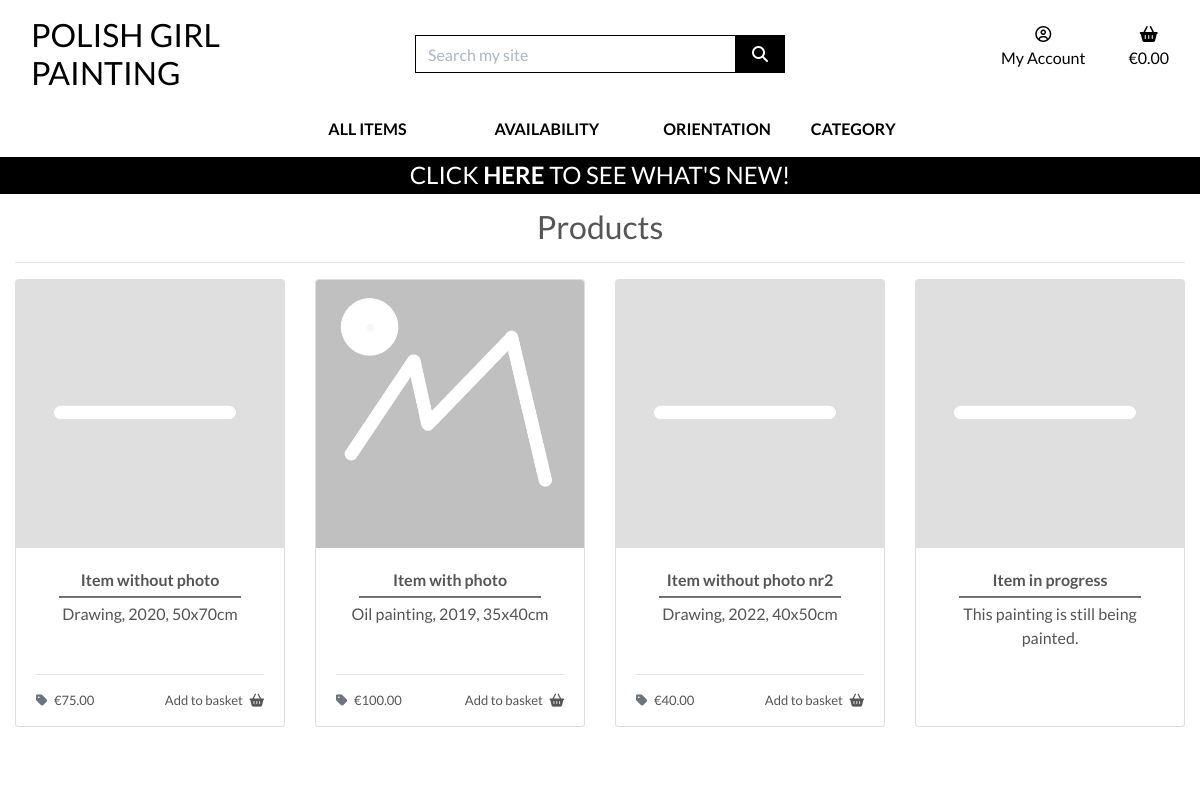
Before: /products/ with the older database file.
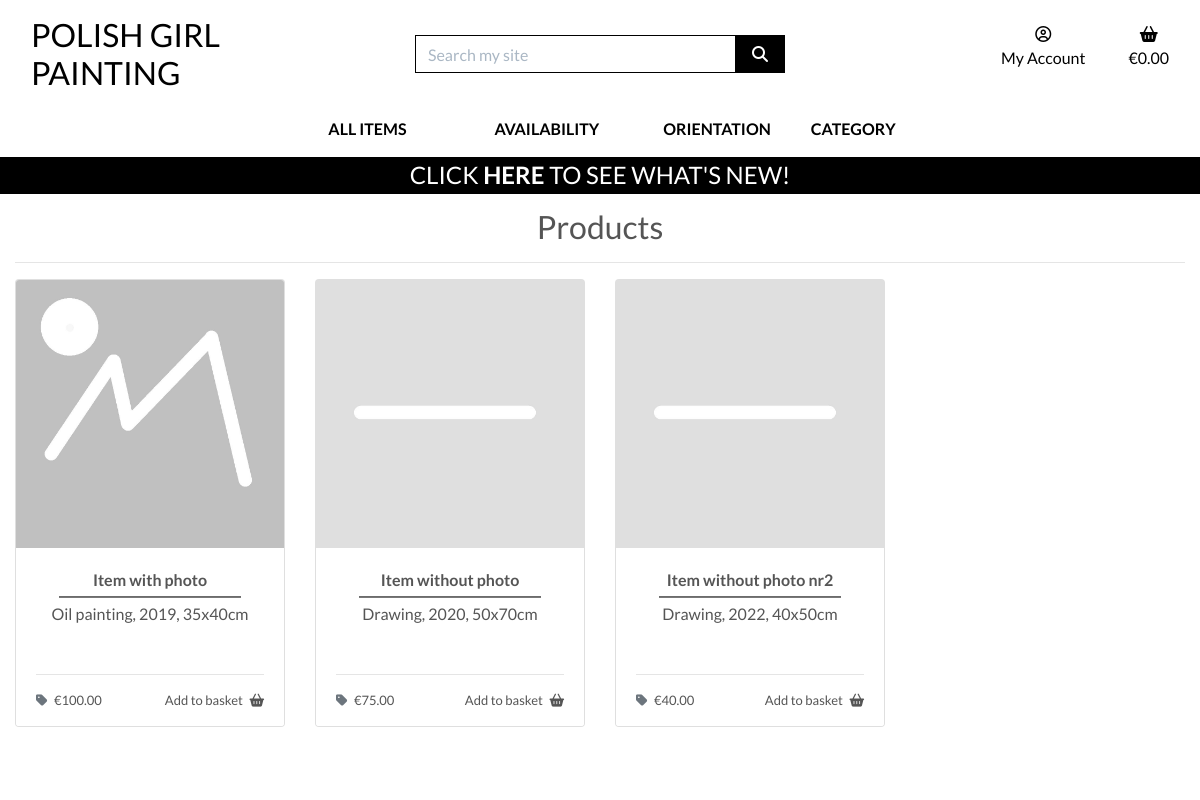
After: the same page with the newer database file.
### products/models.py (models this page shows, shortened)
class Product(models.Model):
    sku = models.CharField(
        max_length=254,
        null=True,
        blank=True)
    title = models.CharField(
        max_length=254,
        unique=True)
    excerpt = models.TextField(
        blank=True)
    description = models.TextField()
    price = models.DecimalField(
        max_digits=6,
        decimal_places=2,
        null=True,
        blank=True)
    image = models.ImageField(
        null=True,
        blank=True)
    category = models.ForeignKey(
        'Category',
        null=True,
        blank=True,
        on_delete=models.SET_NULL)
    orientation = models.CharField(
        max_length=9,
        choices=ORIENTATION,
        null=True,
        blank=True)
    is_unique = models.BooleanField(
        default=True)
    priority = models.CharField(
        max_length=10,
        choices=PRIORITY_CHOICES,
        default="3 - Normal",
        null=True,
        blank=True)
    highlight = models.BooleanField(
        default=False)
    available = models.BooleanField(
        default=True)
    live = models.BooleanField(
        default=False)
    created_on = models.DateTimeField(
        auto_now_add=True)
    updated_on = models.DateTimeField(
        auto_now=True)
    class Meta:
        ordering = ['priority', 'created_on']

### products/views.py (the view, shortened to what this page needs)
def all_products(request):
    products = Product.objects.all()
    query = None
    availability = None
    orientations = None
    categories = None
    highlights = None
    context = {
        'products': products,
        'search_term': query,
        'current_availability': availability,
        'current_orientations': orientations,
        'current_categories': categories,
        'highlights': highlights,
    }
    return render(request, 'products/products.html', context)

### bag/contexts.py (called while the page is built, shortened)
def bag_contents(request):
    bag_items = []
    total = 0
    product_count = 0
    bag = request.session.get('bag', {})
    if total < settings.FREE_DELIVERY_THRESHOLD:
        delivery = total * Decimal(settings.STANDARD_DELIVERY_PERCENTAGE / 100)
        free_delivery_delta = settings.FREE_DELIVERY_THRESHOLD - total
    else:
        delivery = 0
        free_delivery_delta = 0
    grand_total = delivery + total
    context = {
        'bag_items': bag_items,
        'total': total,
        'product_count': product_count,
        'delivery': delivery,
        'free_delivery_delta': free_delivery_delta,
        'free_delivery_threshold': settings.FREE_DELIVERY_THRESHOLD,
        'grand_total': grand_total,
    }
    return context

### products/templates/products/products.html (shortened to what this page needs)
{% extends "base.html" %}
{% load static %}
{% block page_header %}
    <div class="container header-container">
    </div>
{% endblock %}
{% block content %}
    <div class="overlay"></div>
    <div class="container-fluid">
        <div class="row">
            <div class="col-12 text-center mt-5">
                <h2>
                    {% if search_term %}
                        {{ products|length }} item{% if products|length != 1 %}s {% endif %} found for <strong>{{ search_term }}</strong>
                    {% elif current_availability %}
                        {{ products|length }} item{% if products|length != 1 %}s {% endif %} found <strong>{{ products.available }}</strong>
                    {% elif current_categories %}
                        {% for c in current_categories %}
                            <a href="{% url 'products' %}?category={{ c.name }}">
                                {{ c.friendly_name }}s
                            </a>
                        {% endfor %}
                    {% else %}
                        Products
                    {% endif %}
                </h2>
                <hr class="mb-3">
            </div>
            <div class="col">
                <div class="row">
                    {% for product in products %}
                        {% if product.live %}
                            <div class="col-md-4 col-xl-3 mb-3">
                                <div class="card h-100">
                                    {% if product.image %}
                                        <a href="{% url 'product_detail' product.id %}">
                                            <img src="{{ product.image.url }}" alt="{{ product.title }}" class="card-img-top img-fluid">
                                        </a>
                                    {% else %}
                                        <a href="{% url 'product_detail' product.id %}">
                                            <img src="{{ MEDIA_URL }}placeholder.jpg" alt="{{ product.title }}" class="card-image-top img-fluid">
                                        </a>
                                    {% endif %}
                                    <div class="card-body text-center">
                                        <p class="mb-0 font-weight-bold">{{ product.title }}</p>
                                        <hr class="hr-middle">
                                        <p class="mb-0">{{ product.excerpt }}</p>
                                    </div>
                                    {% if product.price %}
                                        <div class="card-footer">
                                            <div class="row">
                                                <div class="col">
                                                    <hr>
                                                    <p class="float-left">
                                                        <i class="fas fa-tag mr-1 text-muted"></i> &euro;{{ product.price }}
                                                    </p>
                                                    <p class="float-right">
                                                        Add to basket
                                                        <i class="fas fa-shopping-basket ml-1"></i>
                                                    </p>
                                                </div>
                                            </div>
                                        </div>
                                    {% endif %}
                                </div>
                            </div>
                        {% endif %}
                    {% endfor %}
                </div>
            </div>
        </div>
    </div>
{% endblock %}

Changed rows visible on the page:
no longer on this page (row edited): Product: live True (drawn), title "Item in progress", excerpt "This painting is still being painted."
changed Product "Item with photo": moves up the list
